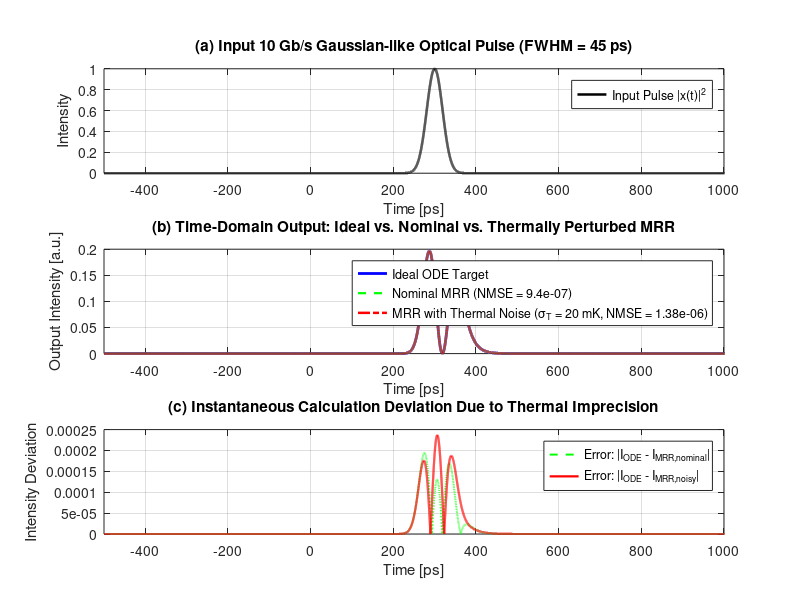
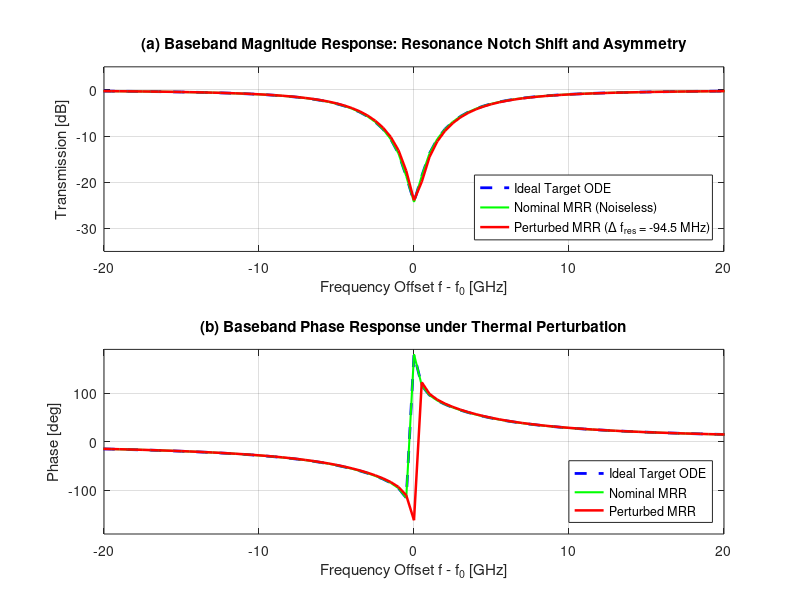
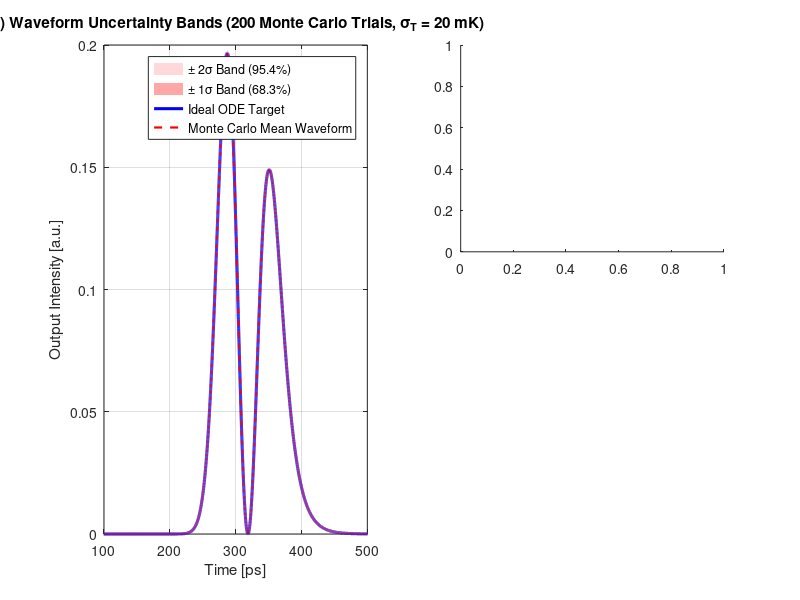

Reproduce these figures in MATLAB, in order. (Note: this script raises an error after producing the figures.)

clear; close all; clc;

%% 1. Baseline Physical Parameters (from Wu et al., Opt. Express 2014)
c           = 2.99792458e8;       % Speed of light in vacuum [m/s]
lambda0     = 1550.391e-9;        % Target resonant wavelength [m] (1550.391 nm)
f0          = c / lambda0;        % Optical carrier frequency [Hz]
w0          = 2 * pi * f0;        % Optical carrier angular frequency [rad/s]
L           = 178.98e-6;          % Ring circumference [m] (178.98 um)
ng          = 4.1850;             % Waveguide group index
alpha_dB_cm = 8.0;                % Waveguide power loss factor [dB/cm]

% Waveguide loss conversions
alpha_dB_m  = alpha_dB_cm * 100;                 % [dB/m]
alpha_lin   = alpha_dB_m * log(10) / 10;         % Linear power attenuation coefficient [1/m]
eta         = 1 - exp(-alpha_lin * L);           % Round-trip intrinsic power loss
a_loss      = sqrt(1 - eta);                     % Round-trip field amplitude transmission

% Ring round-trip time and FSR
tau_rt      = ng * L / c;                        % Round-trip time [s] (~2.498 ps)
FSR         = 1 / tau_rt;                        % Free Spectral Range [Hz] (~400.24 GHz)

%% 2. Thermo-Optic Model & Coupler Phase Shifters
% Silicon thermo-optic coefficient around 1550 nm:
% dn/dT approx 1.86e-4 K^-1 (TE fundamental mode in SOI waveguide)
dn_dT       = 1.86e-4;                           % [1/K]

% Directional coupler splitting ratio at MZI coupler branches (from paper Section 3)
kappa0      = 0.0441;                            % Directional coupler power coupling coefficient
kappa_max   = 4 * kappa0 * (1 - kappa0);         % Max achievable MZI power coupling (~0.1686)

% Physical lengths of bus arm microheaters (Wu et al. 2014):
% Heater 1: Lb1 = 116.80 um; Heater 2: Lb2 = 47.12 um
Lb1         = 116.80e-6;                         % Bus arm 1 heater length [m]
Lb2         = 47.12e-6;                          % Bus arm 2 heater length [m]

% Target coupling coefficients for the target ODE:
% dy(t)/dt + a0*y(t) = dx(t)/dt + b0*x(t)
kappa1_target = 0.08;                            % Bus/through port coupler
kappa2_target = 0.04;                            % Drop port coupler

% Analytical inversion of MZI coupling formula:
% kappa = 2*kappa0*(1-kappa0)*(1 + cos(Delta_phi))
cos_dphi1   = (kappa1_target / (2 * kappa0 * (1 - kappa0))) - 1;
cos_dphi2   = (kappa2_target / (2 * kappa0 * (1 - kappa0))) - 1;
dphi1_nom   = acos(min(max(cos_dphi1, -1), 1));  % Nominal phase difference coupler 1 [rad]
dphi2_nom   = acos(min(max(cos_dphi2, -1), 1));  % Nominal phase difference coupler 2 [rad]

%% 3. Thermal Noise / Error Configuration
% Standard laboratory temperature control precision (Standard Deviation sigma_T):
% You can change sigma_T to match your lab equipment!
% Typical values: 0.005 (5 mK, high-end PID), 0.020 (20 mK, standard), 0.050 (50 mK, open loop)
sigma_T_heater = 0.020;  % [K] Standard deviation of heater temperature control (20 mK)
sigma_T_ring   = 0.015;  % [K] Standard deviation of ring substrate / cross-talk drift (15 mK)
thermal_crosstalk = 0.06; % 6% thermal leakage from heaters to the microring cavity

fprintf('========================================================================\n');
fprintf('       Photonic MRR ODE Solver - Thermal Noise & Control Error          \n');
fprintf('========================================================================\n');
fprintf('Carrier Wavelength (lambda0)        : %.3f nm\n', lambda0 * 1e9);
fprintf('Waveguide Thermo-Optic (dn/dT)      : %.2e K^-1\n', dn_dT);
fprintf('Nominal Couplers                    : kappa1 = %.4f, kappa2 = %.4f\n', kappa1_target, kappa2_target);
fprintf('Nominal Coupler Phase Shifts        : dphi1 = %.2f deg, dphi2 = %.2f deg\n', dphi1_nom*180/pi, dphi2_nom*180/pi);
fprintf('Heater 1 Length (Lb1)               : %.2f um\n', Lb1 * 1e6);
fprintf('Heater 2 Length (Lb2)               : %.2f um\n', Lb2 * 1e6);
fprintf('Phase Shifter Thermal Noise (sigma) : %.2f mK (%.4f K)\n', sigma_T_heater * 1e3, sigma_T_heater);
fprintf('Cavity Resonance Drift (sigma)      : %.2f mK (%.4f K)\n', sigma_T_ring * 1e3, sigma_T_ring);
fprintf('========================================================================\n\n');

%% 4. Nominal ODE & MRR Transfer Functions (Ideal / Noiseless)
r1_nom      = sqrt(1 - kappa1_target);
r2_nom      = sqrt(1 - kappa2_target);

% Quality factors and decay rates (Nominal)
Qi_nom      = - (w0 * ng * L) / (c * log(1 - eta));
Qe1_nom     = - (w0 * ng * L) / (c * log(1 - kappa1_target));
Qe2_nom     = - (w0 * ng * L) / (c * log(1 - kappa2_target));
gamma_i     = w0 / (2 * Qi_nom);
gamma_e1_nom= w0 / (2 * Qe1_nom);
gamma_e2_nom= w0 / (2 * Qe2_nom);

a0_target   = gamma_i + gamma_e1_nom + gamma_e2_nom;
b0_target   = gamma_i + gamma_e2_nom - gamma_e1_nom;

%% 5. Signal Definition: 10 Gb/s Gaussian Pulse (FWHM = 45 ps)
FWHM        = 45e-12;             % 45 ps
t0          = 0.3e-9;             % Center: 300 ps
t_start     = -0.5e-9;
t_end       = 1.5e-9;
N           = 65536;              % Power of 2 grid
t           = linspace(t_start, t_end, N);
dt          = t(2) - t(1);
fs          = 1 / dt;
f           = linspace(-fs/2, fs/2 - fs/N, N); % Centered baseband frequency [Hz]
w           = 2 * pi * f;

% Gaussian input pulse
x_fun       = @(t_val) exp(-2 * log(2) * ((t_val - t0) / FWHM).^2);
x           = x_fun(t);
I_in        = abs(x).^2;
X_w         = fftshift(fft(x));

% Ideal Target ODE Transfer Function: (j*w + b0) / (j*w + a0)
T_ode_ideal = (1j * w + b0_target) ./ (1j * w + a0_target);
Y_ode_w     = X_w .* T_ode_ideal;
y_ode_ideal = ifft(ifftshift(Y_ode_w));
I_ode_ideal = abs(y_ode_ideal).^2;

% Nominal MRR (Noiseless)
H_mrr_nom   = (r1_nom - r2_nom * a_loss * exp(-1j * w * tau_rt)) ./ ...
              (1 - r1_nom * r2_nom * a_loss * exp(-1j * w * tau_rt));
Y_mrr_nom_w = X_w .* H_mrr_nom;
y_mrr_nom   = ifft(ifftshift(Y_mrr_nom_w));
I_mrr_nom   = abs(y_mrr_nom).^2;

NMSE_nominal = sum((I_ode_ideal - I_mrr_nom).^2) / sum(I_ode_ideal.^2);

%% 6. Single Perturbed Realization (Realistic Lab Shot)
rng(42); % Fixed seed for reproducible single realization display

% Random temperature errors
dT_h1       = randn * sigma_T_heater;
dT_h2       = randn * sigma_T_heater;
dT_cavity   = randn * sigma_T_ring + thermal_crosstalk * (dT_h1 + dT_h2) / 2;

% Thermo-optic phase perturbations:
% delta_phi = (2*pi / lambda0) * dn/dT * L_heater * dT
dphi1_noisy = dphi1_nom + (2 * pi / lambda0) * dn_dT * Lb1 * dT_h1;
dphi2_noisy = dphi2_nom + (2 * pi / lambda0) * dn_dT * Lb2 * dT_h2;

% Perturbed power coupling coefficients
kappa1_noisy= 2 * kappa0 * (1 - kappa0) * (1 + cos(dphi1_noisy));
kappa2_noisy= 2 * kappa0 * (1 - kappa0) * (1 + cos(dphi2_noisy));
% Enforce physical bounds [0, 1)
kappa1_noisy= min(max(kappa1_noisy, 1e-6), 0.99);
kappa2_noisy= min(max(kappa2_noisy, 1e-6), 0.99);
r1_noisy    = sqrt(1 - kappa1_noisy);
r2_noisy    = sqrt(1 - kappa2_noisy);

% Microring round-trip phase detuning:
% delta_phi_rt = (2*pi / lambda0) * dn/dT * L * dT_cavity
dphi_rt_noisy = (2 * pi / lambda0) * dn_dT * L * dT_cavity;
% Corresponding resonance frequency shift: Delta_f = dphi_rt / (2*pi*tau_rt)
Delta_f_res   = dphi_rt_noisy / (2 * pi * tau_rt);

% Perturbed Physical MRR Transfer Function
% Round-trip phase factor: exp(-j * (w * tau_rt + dphi_rt_noisy))
H_mrr_noisy = (r1_noisy - r2_noisy * a_loss * exp(-1j * (w * tau_rt + dphi_rt_noisy))) ./ ...
              (1 - r1_noisy * r2_noisy * a_loss * exp(-1j * (w * tau_rt + dphi_rt_noisy)));

% Output spectrum and temporal intensity
Y_mrr_noisy_w = X_w .* H_mrr_noisy;
y_mrr_noisy   = ifft(ifftshift(Y_mrr_noisy_w));
I_mrr_noisy   = abs(y_mrr_noisy).^2;

% Realized ODE coefficients from noisy Q factors
Qe1_noisy   = - (w0 * ng * L) / (c * log(1 - kappa1_noisy));
Qe2_noisy   = - (w0 * ng * L) / (c * log(1 - kappa2_noisy));
gamma_e1_n  = w0 / (2 * Qe1_noisy);
gamma_e2_n  = w0 / (2 * Qe2_noisy);
a0_noisy    = gamma_i + gamma_e1_n + gamma_e2_n;
b0_noisy    = gamma_i + gamma_e2_n - gamma_e1_n;

NMSE_noisy  = sum((I_ode_ideal - I_mrr_noisy).^2) / sum(I_ode_ideal.^2);

fprintf('--- Single Realization Error Breakdown ---\n');
fprintf('Heater 1 Error (dT1)                : %+.2f mK -> kappa1 = %.4f (nom: %.4f, delta: %+.3e)\n', ...
    dT_h1 * 1e3, kappa1_noisy, kappa1_target, kappa1_noisy - kappa1_target);
fprintf('Heater 2 Error (dT2)                : %+.2f mK -> kappa2 = %.4f (nom: %.4f, delta: %+.3e)\n', ...
    dT_h2 * 1e3, kappa2_noisy, kappa2_target, kappa2_noisy - kappa2_target);
fprintf('Cavity Temp Drift (dT_cav)          : %+.2f mK -> Resonance Shift: %+.2f MHz\n', ...
    dT_cavity * 1e3, Delta_f_res / 1e6);
fprintf('Target ODE Coeffs                   : a0 = %.4e rad/s, b0 = %.4e rad/s\n', a0_target, b0_target);
fprintf('Realized Noisy ODE Coeffs           : a0 = %.4e rad/s, b0 = %.4e rad/s\n', a0_noisy, b0_noisy);
fprintf('Nominal MRR NMSE (Intrinsic Model)  : %.4e (%.2f dB)\n', NMSE_nominal, 10*log10(NMSE_nominal));
fprintf('Thermally Perturbed MRR NMSE        : %.4e (%.2f dB)\n', NMSE_noisy, 10*log10(NMSE_noisy));
fprintf('NMSE Degradation due to Temp Error  : %+.2f dB\n', 10*log10(NMSE_noisy) - 10*log10(NMSE_nominal));
fprintf('========================================================================\n\n');

%% 7. Monte Carlo Statistical Simulation (N_trials Realizations)
N_trials     = 200;
NMSE_mc      = zeros(N_trials, 1);
I_mrr_mc     = zeros(N, N_trials);
a0_mc        = zeros(N_trials, 1);
b0_mc        = zeros(N_trials, 1);
Delta_f_mc   = zeros(N_trials, 1);

fprintf('Running Monte Carlo simulation (%d trials)...\n', N_trials);
for trial = 1:N_trials
    % Sample independent thermal variations
    dt1 = randn * sigma_T_heater;
    dt2 = randn * sigma_T_heater;
    dt_cav = randn * sigma_T_ring + thermal_crosstalk * (dt1 + dt2) / 2;

    % Phase & coupling
    dp1 = dphi1_nom + (2 * pi / lambda0) * dn_dT * Lb1 * dt1;
    dp2 = dphi2_nom + (2 * pi / lambda0) * dn_dT * Lb2 * dt2;
    k1  = min(max(2 * kappa0 * (1 - kappa0) * (1 + cos(dp1)), 1e-6), 0.99);
    k2  = min(max(2 * kappa0 * (1 - kappa0) * (1 + cos(dp2)), 1e-6), 0.99);
    r1_t = sqrt(1 - k1);
    r2_t = sqrt(1 - k2);

    % Cavity detuning
    dp_rt = (2 * pi / lambda0) * dn_dT * L * dt_cav;
    Delta_f_mc(trial) = dp_rt / (2 * pi * tau_rt);

    % Transfer function & pulse output
    H_t = (r1_t - r2_t * a_loss * exp(-1j * (w * tau_rt + dp_rt))) ./ ...
          (1 - r1_t * r2_t * a_loss * exp(-1j * (w * tau_rt + dp_rt)));
    y_t = ifft(ifftshift(X_w .* H_t));
    I_t = abs(y_t).^2;

    I_mrr_mc(:, trial) = I_t;
    NMSE_mc(trial)     = sum((I_ode_ideal - I_t).^2) / sum(I_ode_ideal.^2);

    % ODE coefficients
    qe1 = - (w0 * ng * L) / (c * log(1 - k1));
    qe2 = - (w0 * ng * L) / (c * log(1 - k2));
    a0_mc(trial) = gamma_i + (w0 / (2 * qe1)) + (w0 / (2 * qe2));
    b0_mc(trial) = gamma_i + (w0 / (2 * qe2)) - (w0 / (2 * qe1));
end

mean_NMSE    = mean(NMSE_mc);
std_NMSE     = std(NMSE_mc);
median_NMSE  = median(NMSE_mc);
mean_I_mc    = mean(I_mrr_mc, 2);
std_I_mc     = std(I_mrr_mc, 0, 2);

fprintf('Monte Carlo Complete:\n');
fprintf('  Mean NMSE   : %.4e (%.2f dB)\n', mean_NMSE, 10*log10(mean_NMSE));
fprintf('  Median NMSE : %.4e (%.2f dB)\n', median_NMSE, 10*log10(median_NMSE));
fprintf('  Worst NMSE  : %.4e (%.2f dB)\n', max(NMSE_mc), 10*log10(max(NMSE_mc)));
fprintf('  Best NMSE   : %.4e (%.2f dB)\n', min(NMSE_mc), 10*log10(min(NMSE_mc)));
fprintf('========================================================================\n\n');

%% 8. Sensitivity Analysis: NMSE vs. Thermal Control Accuracy (sigma_T)
fprintf('Running Sensitivity Sweep (NMSE vs. sigma_T)...\n');
sigma_T_vec  = [1, 2, 5, 10, 15, 20, 30, 40, 50, 75, 100] * 1e-3; % 1 mK to 100 mK
sweep_trials = 60;
NMSE_sweep_mean_dB = zeros(length(sigma_T_vec), 1);
NMSE_sweep_std_dB  = zeros(length(sigma_T_vec), 1);

for s_idx = 1:length(sigma_T_vec)
    sig_T = sigma_T_vec(s_idx);
    nmse_temp = zeros(sweep_trials, 1);
    for t_idx = 1:sweep_trials
        dt1 = randn * sig_T;
        dt2 = randn * sig_T;
        dt_cav = randn * (sig_T * 0.75) + thermal_crosstalk * (dt1 + dt2) / 2;

        dp1 = dphi1_nom + (2 * pi / lambda0) * dn_dT * Lb1 * dt1;
        dp2 = dphi2_nom + (2 * pi / lambda0) * dn_dT * Lb2 * dt2;
        k1  = min(max(2 * kappa0 * (1 - kappa0) * (1 + cos(dp1)), 1e-6), 0.99);
        k2  = min(max(2 * kappa0 * (1 - kappa0) * (1 + cos(dp2)), 1e-6), 0.99);
        r1_t = sqrt(1 - k1);
        r2_t = sqrt(1 - k2);

        dp_rt = (2 * pi / lambda0) * dn_dT * L * dt_cav;
        H_t = (r1_t - r2_t * a_loss * exp(-1j * (w * tau_rt + dp_rt))) ./ ...
              (1 - r1_t * r2_t * a_loss * exp(-1j * (w * tau_rt + dp_rt)));
        y_t = ifft(ifftshift(X_w .* H_t));
        nmse_temp(t_idx) = sum((I_ode_ideal - abs(y_t).^2).^2) / sum(I_ode_ideal.^2);
    end
    nmse_temp_dB = 10 * log10(nmse_temp);
    NMSE_sweep_mean_dB(s_idx) = mean(nmse_temp_dB);
    NMSE_sweep_std_dB(s_idx)  = std(nmse_temp_dB);
end

%% 9. Visualization & Plotting
set(0, 'DefaultAxesFontSize', 10, 'DefaultLineLineWidth', 1.6);

% -------------------------------------------------------------------------
% Figure 1: Single Realization Comparison (Time Domain)
% -------------------------------------------------------------------------
fig1 = figure('Name', 'Thermal Error - Time Domain Comparison', 'Position', [60, 60, 960, 820], 'Color', 'w');

subplot(3, 1, 1);
plot(t * 1e12, I_in, 'k-', 'LineWidth', 1.8, 'DisplayName', 'Input Pulse |x(t)|^2');
grid on; box on;
xlim([t_start*1e12, 1.0e3]);
xlabel('Time [ps]'); ylabel('Intensity');
title('(a) Input 10 Gb/s Gaussian-like Optical Pulse (FWHM = 45 ps)');
legend('Location', 'northeast');

subplot(3, 1, 2);
plot(t * 1e12, I_ode_ideal, 'b-', 'LineWidth', 2.0, 'DisplayName', 'Ideal ODE Target');
hold on;
plot(t * 1e12, I_mrr_nom, 'g--', 'LineWidth', 1.6, 'DisplayName', sprintf('Nominal MRR (NMSE = %.1e)', NMSE_nominal));
plot(t * 1e12, I_mrr_noisy, 'r-.', 'LineWidth', 1.8, ...
    'DisplayName', sprintf('MRR with Thermal Noise (\\sigma_T = 20 mK, NMSE = %.2e)', NMSE_noisy));
grid on; box on;
xlim([t_start*1e12, 1.0e3]);
xlabel('Time [ps]'); ylabel('Output Intensity [a.u.]');
title('(b) Time-Domain Output: Ideal vs. Nominal vs. Thermally Perturbed MRR');
legend('Location', 'northeast');

subplot(3, 1, 3);
plot(t * 1e12, abs(I_ode_ideal - I_mrr_nom), 'g--', 'LineWidth', 1.4, 'DisplayName', 'Error: |I_{ODE} - I_{MRR,nominal}|');
hold on;
plot(t * 1e12, abs(I_ode_ideal - I_mrr_noisy), 'r-', 'LineWidth', 1.6, 'DisplayName', 'Error: |I_{ODE} - I_{MRR,noisy}|');
grid on; box on;
xlim([t_start*1e12, 1.0e3]);
xlabel('Time [ps]'); ylabel('Intensity Deviation');
title('(c) Instantaneous Calculation Deviation Due to Thermal Imprecision');
legend('Location', 'northeast');

% -------------------------------------------------------------------------
% Figure 2: Baseband Spectral Response & Detuning Effect (Zoom +/- 20 GHz)
% -------------------------------------------------------------------------
fig2 = figure('Name', 'Thermal Error - Baseband Spectral Response', 'Position', [100, 100, 960, 620], 'Color', 'w');
f_GHz = f / 1e9;
freq_limit = 20; % +/- 20 GHz (zoomed for clear notch visibility)

subplot(2, 1, 1);
plot(f_GHz, 10 * log10(abs(T_ode_ideal).^2), 'b--', 'LineWidth', 2.0, 'DisplayName', 'Ideal Target ODE');
hold on;
plot(f_GHz, 10 * log10(abs(H_mrr_nom).^2), 'g-', 'LineWidth', 1.5, 'DisplayName', 'Nominal MRR (Noiseless)');
plot(f_GHz, 10 * log10(abs(H_mrr_noisy).^2), 'r-', 'LineWidth', 1.8, ...
    'DisplayName', sprintf('Perturbed MRR (\\Delta f_{res} = %+.1f MHz)', Delta_f_res/1e6));
grid on; box on;
xlim([-freq_limit, freq_limit]); ylim([-35, 5]);
xlabel('Frequency Offset f - f_0 [GHz]'); ylabel('Transmission [dB]');
title('(a) Baseband Magnitude Response: Resonance Notch Shift and Asymmetry');
legend('Location', 'southeast');

subplot(2, 1, 2);
plot(f_GHz, angle(T_ode_ideal) * 180 / pi, 'b--', 'LineWidth', 2.0, 'DisplayName', 'Ideal Target ODE');
hold on;
plot(f_GHz, angle(H_mrr_nom) * 180 / pi, 'g-', 'LineWidth', 1.5, 'DisplayName', 'Nominal MRR');
plot(f_GHz, angle(H_mrr_noisy) * 180 / pi, 'r-', 'LineWidth', 1.8, 'DisplayName', 'Perturbed MRR');
grid on; box on;
xlim([-freq_limit, freq_limit]); ylim([-190, 190]);
xlabel('Frequency Offset f - f_0 [GHz]'); ylabel('Phase [deg]');
title('(b) Baseband Phase Response under Thermal Perturbation');
legend('Location', 'southeast');

% -------------------------------------------------------------------------
% Figure 3: Monte Carlo Statistical Analysis
% -------------------------------------------------------------------------
fig3 = figure('Name', 'Thermal Error - Monte Carlo Statistics', 'Position', [140, 140, 1000, 650], 'Color', 'w');

% Subplot 1: Waveform Uncertainty Bands
subplot(2, 2, [1, 3]);
t_ps = t * 1e12;
y_upper2 = (mean_I_mc + 2*std_I_mc)';
y_lower2 = (max(mean_I_mc - 2*std_I_mc, 0))';
y_upper1 = (mean_I_mc + std_I_mc)';
y_lower1 = (max(mean_I_mc - std_I_mc, 0))';

fill([t_ps, fliplr(t_ps)], [y_upper2, fliplr(y_lower2)], ...
    [1.0, 0.85, 0.85], 'EdgeColor', 'none', 'DisplayName', '\pm 2\sigma Band (95.4%)');
hold on;
fill([t_ps, fliplr(t_ps)], [y_upper1, fliplr(y_lower1)], ...
    [1.0, 0.65, 0.65], 'EdgeColor', 'none', 'DisplayName', '\pm 1\sigma Band (68.3%)');
plot(t_ps, I_ode_ideal, 'b-', 'LineWidth', 2.2, 'DisplayName', 'Ideal ODE Target');
plot(t_ps, mean_I_mc, 'r--', 'LineWidth', 1.6, 'DisplayName', 'Monte Carlo Mean Waveform');
grid on; box on;
xlim([100, 500]);
xlabel('Time [ps]'); ylabel('Output Intensity [a.u.]');
title(sprintf('(a) Waveform Uncertainty Bands (%d Monte Carlo Trials, \\sigma_T = 20 mK)', N_trials));
legend('Location', 'northeast');

% Subplot 2: NMSE Histogram
subplot(2, 2, 2);
histogram(10 * log10(NMSE_mc), 25, 'FaceColor', [0.2, 0.5, 0.8], 'EdgeColor', 'k');
xline(10 * log10(NMSE_nominal), 'g--', 'LineWidth', 2.0, 'DisplayName', sprintf('Nominal: %.1f dB', 10*log10(NMSE_nominal)));
xline(10 * log10(mean_NMSE), 'r-', 'LineWidth', 2.0, 'DisplayName', sprintf('Mean: %.1f dB', 10*log10(mean_NMSE)));
grid on; box on;
xlabel('NMSE [dB]'); ylabel('Occurrences');
title('(b) NMSE Distribution under Thermal Noise');
legend('Location', 'northwest');

% Subplot 3: ODE Parameter Scatter (a0 vs b0)
subplot(2, 2, 4);
scatter(a0_mc / 1e10, b0_mc / 1e10, 25, 10*log10(NMSE_mc), 'filled');
hold on;
plot(a0_target / 1e10, b0_target / 1e10, 'kp', 'MarkerSize', 14, 'MarkerFaceColor', 'y', 'DisplayName', 'Target (a_0, b_0)');
colorbar; ylabel(colorbar, 'NMSE [dB]');
grid on; box on;
xlabel('ODE Coefficient a_0 [\times 10^{10} rad/s]');
ylabel('ODE Coefficient b_0 [\times 10^{10} rad/s]');
title('(c) Realized ODE Parameter Drift Cluster');
legend('Location', 'best');

% -------------------------------------------------------------------------
% Figure 4: Sensitivity Curve (NMSE vs Thermal Control Accuracy sigma_T)
% -------------------------------------------------------------------------
fig4 = figure('Name', 'Thermal Error - Lab Accuracy Sensitivity Curve', 'Position', [180, 180, 850, 520], 'Color', 'w');

sig_T_mK = sigma_T_vec * 1e3;
nmse_upper_dB = (NMSE_sweep_mean_dB + NMSE_sweep_std_dB)';
nmse_lower_dB = (NMSE_sweep_mean_dB - NMSE_sweep_std_dB)';

fill([sig_T_mK, fliplr(sig_T_mK)], [nmse_upper_dB, fliplr(nmse_lower_dB)], ...
    [0.85, 0.9, 1.0], 'EdgeColor', 'none', 'DisplayName', '\pm 1\sigma Spread');
hold on;
plot(sig_T_mK, NMSE_sweep_mean_dB, 'b-o', 'LineWidth', 2.0, 'MarkerFaceColor', 'b', 'DisplayName', 'Mean NMSE [dB]');
yline(10 * log10(NMSE_nominal), 'k--', 'LineWidth', 1.8, 'DisplayName', sprintf('Intrinsic Ring Approximation Limit (%.1f dB)', 10*log10(NMSE_nominal)));

% Mark typical laboratory benchmarks
xline(5,  'm-.', 'LineWidth', 1.4, 'DisplayName', 'High-end TEC Control (5 mK)');
xline(20, 'r-.', 'LineWidth', 1.4, 'DisplayName', 'Standard Lab TEC (20 mK)');
xline(50, 'g-.', 'LineWidth', 1.4, 'DisplayName', 'Open-loop Driver (50 mK)');

grid on; box on;
xlim([1, 100]);
ylim([min(nmse_lower_dB) - 2, max(nmse_upper_dB) + 2]);
xlabel('Thermal Control Accuracy \sigma_T [mK]');
ylabel('Normalized Mean Square Error (NMSE) [dB]');
title('Solver Accuracy Degradation vs. On-Chip Thermal Control Precision');
legend('Location', 'southeast');

%% 10. Export Figures to PNG
fprintf('Saving figures as PNG images...\n');
saveas(fig1, 'fig1_time_domain_thermal.png');
saveas(fig2, 'fig2_baseband_spectral_thermal.png');
saveas(fig3, 'fig3_monte_carlo_thermal.png');
saveas(fig4, 'fig4_sensitivity_sweep_thermal.png');
fprintf('Figures saved successfully in current directory.\n');
fprintf('========================================================================\n');
fprintf('Thermal error simulation complete!\n');
fprintf('========================================================================\n');
